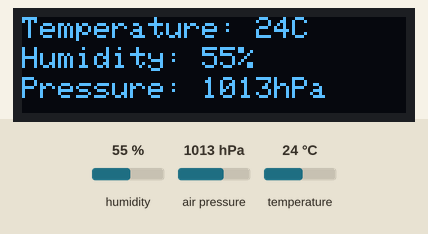
Simulated run of this sketch. Board: Arduino Uno, built with avr-gcc and run on an emulated ATmega328P. On the bench: 128×32 one-colour display. The inputs (shaded band) are chosen by the test bench; at power-on: humidity 55 %, air pressure 1013 hPa, temperature 24 °C. What the sketch prints to the serial monitor is not drawn.

Above: at 1.2 s.
1.3 s: humidity set to 22 %
At 1.9 s:
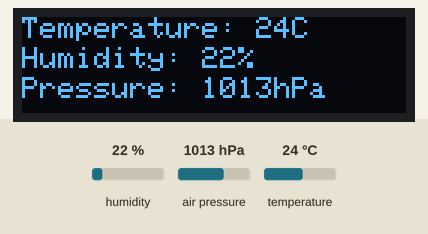
2.9 s: air pressure set to 952 hPa
At 4.2 s:
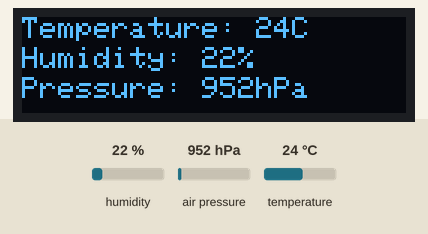
4.6 s: temperature set to 12 °C
At 5.3 s:
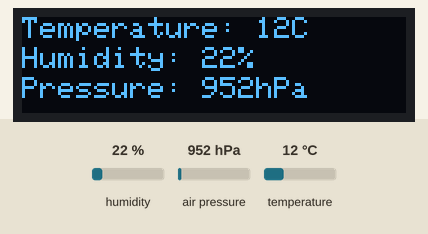
6.2 s: air pressure set to 1000 hPa
At 7.6 s:
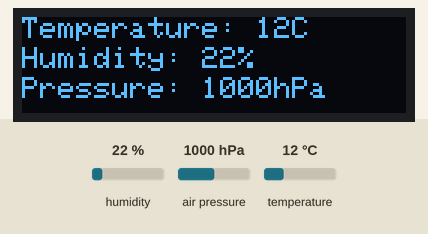
7.9 s: air pressure set to 975 hPa
At 8.7 s:
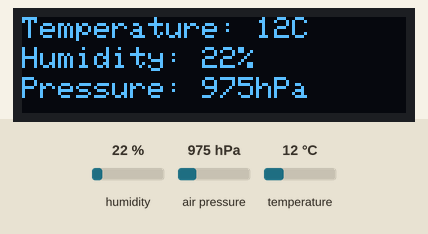
Timing chart, 0 to 10.6 s (numbered marks = the images above; inputs shaded):
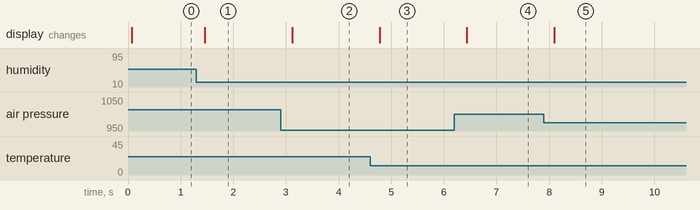

The sketch:

16_environment_meter.ino
```cpp
/*
  Smart Environment Meter
  Description:
  Hardware: RoboUNO, OLED Display, BME280 Sensor
  Library: Adafruit_GFX, Adafruit_SSD1306, Adafruit_BME280
  Difficulty: XX/10
  Author: ROBO
  Date: October 2023
*/

#include <Wire.h>
#include <Adafruit_GFX.h>
#include <Adafruit_SSD1306.h>
#include <Adafruit_BME280.h>


// Initialize the display
#define SCREEN_WIDTH 128
#define SCREEN_HEIGHT 32
#define SCREEN_ADDRESS 0x3C
Adafruit_SSD1306 display(SCREEN_WIDTH, SCREEN_HEIGHT, &Wire);


Adafruit_BME280 bme; // use I2C interface 0x77
Adafruit_Sensor *bme_temp = bme.getTemperatureSensor();
Adafruit_Sensor *bme_pressure = bme.getPressureSensor();
Adafruit_Sensor *bme_humidity = bme.getHumiditySensor();


void setup() {
    Wire.begin();
    Serial.begin(9600); // initialize serial communication at 9600 bits per second
    Serial.println("Smart Environment Meter!");

    // Initialize with the I2C address of your OLED screen
    if (!display.begin(SSD1306_SWITCHCAPVCC, SCREEN_ADDRESS)) {
        Serial.println(F("SSD1306 allocation failed"));
        for (;;);
    }
    display.clearDisplay();
    display.setTextColor(SSD1306_WHITE);
    display.setTextSize(1);
    display.display();

    if (!bme.begin()) {
        Serial.println(F("Could not find a valid BME280 sensor, check wiring!"));
        for(;;); // Don't proceed, loop forever
    }

}

void loop() {
    // read the sensor values
    sensors_event_t temp_event, pressure_event, humidity_event;
    bme_temp->getEvent(&temp_event);
    bme_pressure->getEvent(&pressure_event);
    bme_humidity->getEvent(&humidity_event);

    // print the values to the serial for plotting
    Serial.print(F("Temperature-*C:"));
    Serial.print(temp_event.temperature);
    Serial.print(",");
    Serial.print(F("Humidity-%:"));
    Serial.print(humidity_event.relative_humidity);
    Serial.print(",");
    Serial.print(F("Pressure-hPa-p100:"));
    Serial.println(pressure_event.pressure / 100);

    // display the values on the screen
    display.clearDisplay();
    display.setCursor(0, 0);
    display.println("Temperature: " + String(round(temp_event.temperature)) + "C");
    display.setCursor(0, 10);
    display.println("Humidity: " + String(round(humidity_event.relative_humidity)) + "%");
    display.setCursor(0, 20);
    display.println("Pressure: " + String(round(pressure_event.pressure)) + "hPa");
    display.display();

    delay(250);
}
```

Measured:
- after the input at 1.3 s, the display: changes after 0.16 s (image 1)
- after the input at 2.9 s, the display: changes after 0.22 s (image 2)
- after the input at 4.6 s, the display: changes after 0.18 s (image 3)
- after the input at 6.2 s, the display: changes after 0.24 s (image 4)
- after the input at 7.9 s, the display: changes after 0.20 s (image 5)
